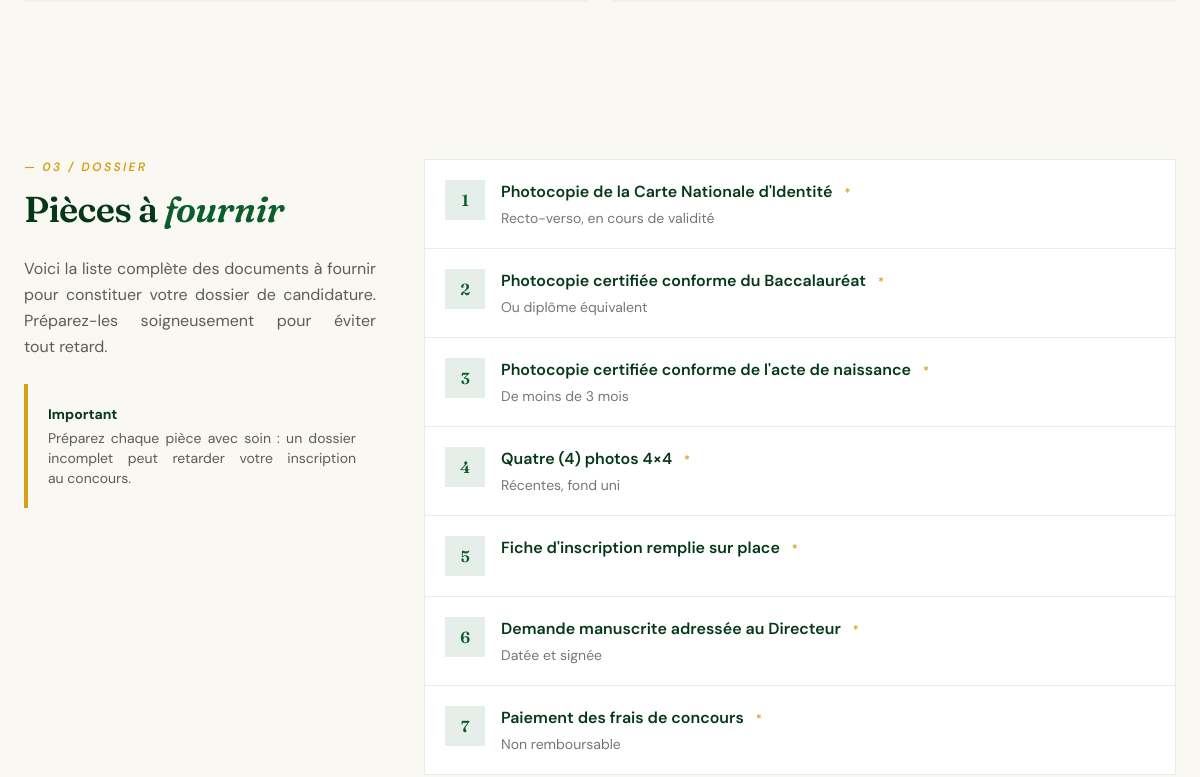
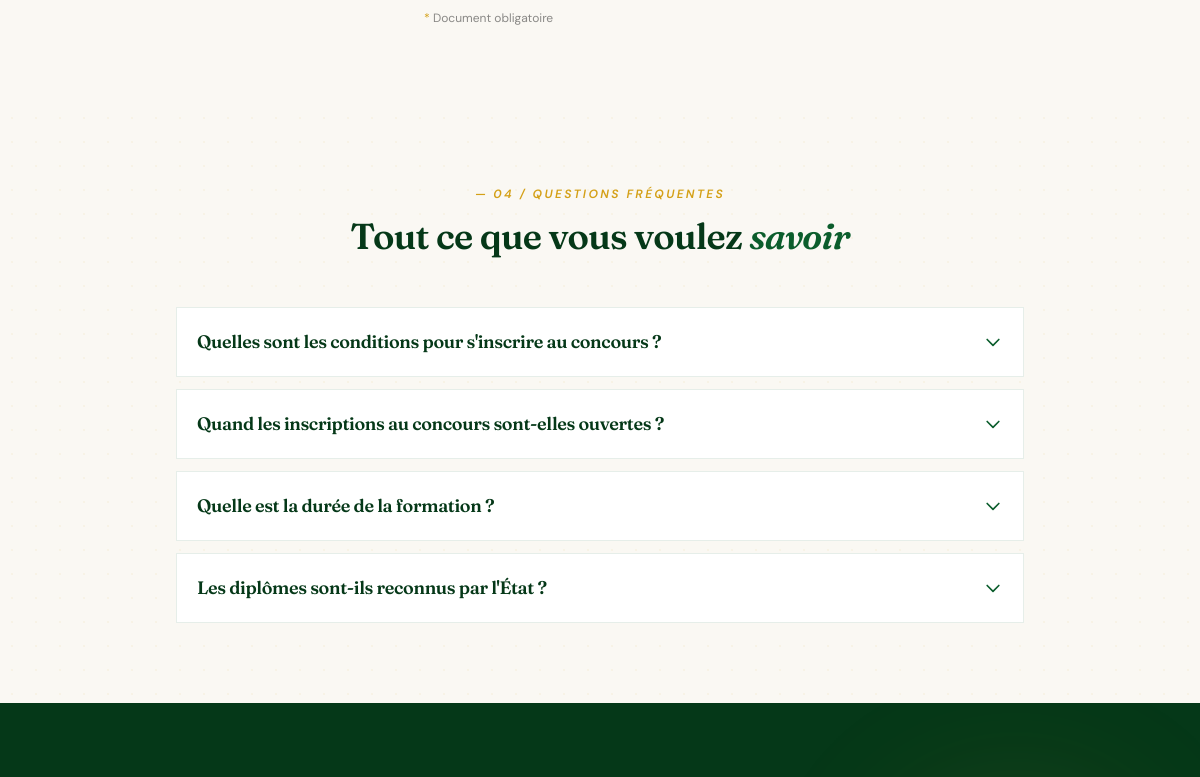
The page /fr/formations/admission/ (middle part) on the database as committed earlier (2 pictures, top to bottom).
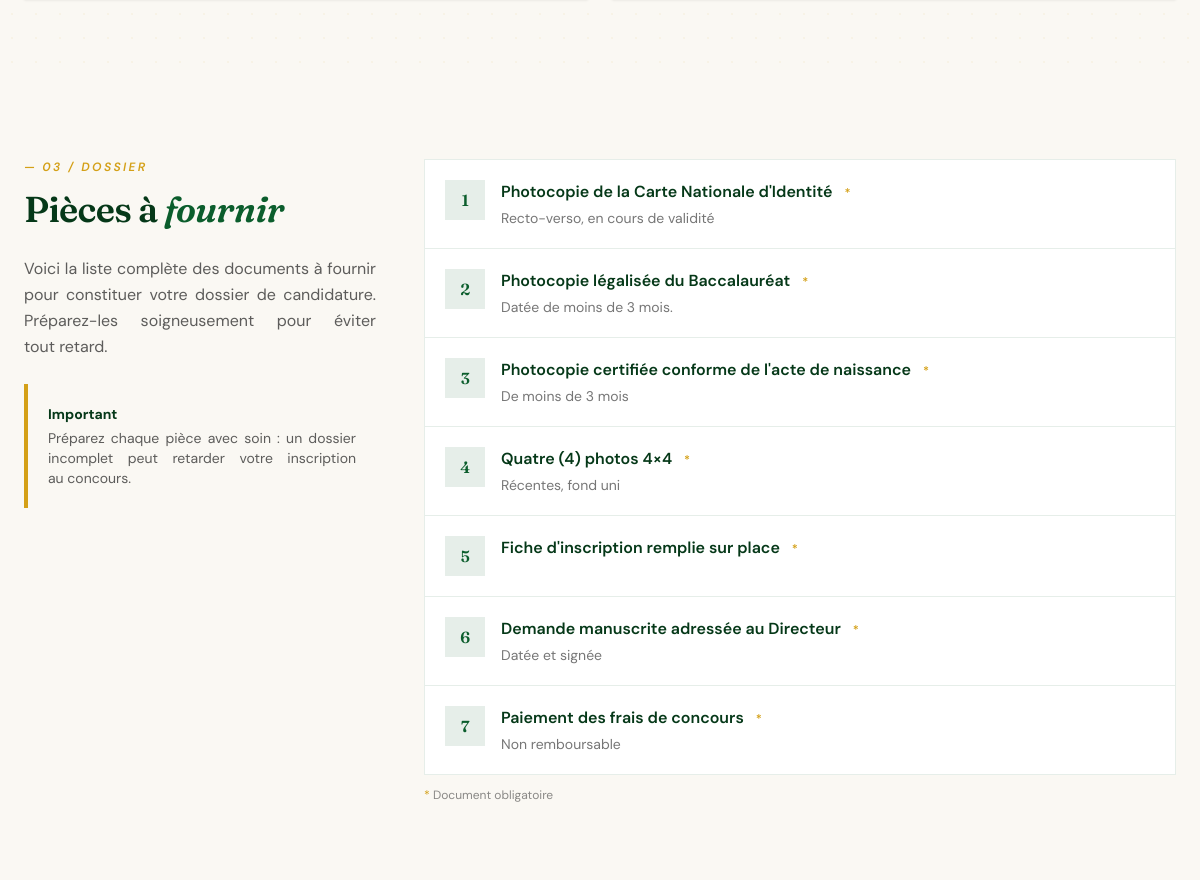
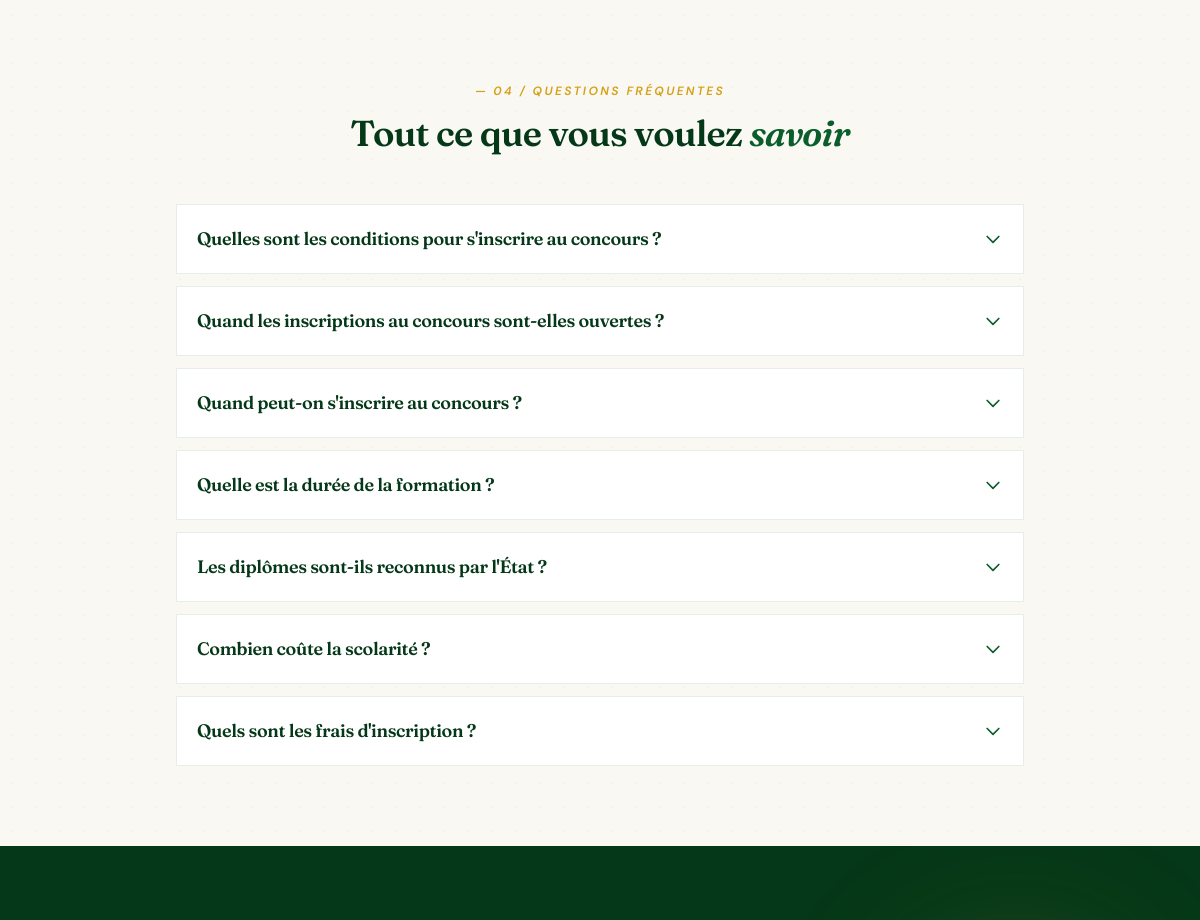
The same page on the database as committed later (2 pictures, top to bottom).
### apps/ecoles/models.py (models this page shows, shortened)
class DocumentRequis(TimeStampedModel):
    libelle = models.CharField(
        _('Document'),
        max_length=200,
        help_text=_('Ex: "Photocopie CNI"'),
    )
    description = models.CharField(
        _('Précision'),
        max_length=300,
        blank=True,
        help_text=_('Détails optionnels (format, exigences...)'),
    )
    obligatoire = models.BooleanField(
        _('Obligatoire'),
        default=True,
    )
    ordre = models.PositiveSmallIntegerField(
        _('Ordre d\'affichage'),
        default=0,
    )
    class Meta:
        verbose_name = _('Document requis')
        verbose_name_plural = _('Documents requis')
        ordering = ['ordre', 'libelle']

class FAQ(TimeStampedModel):
    class Categorie(models.TextChoices):
        ADMISSION = 'admission', _('Admission')
        FORMATION = 'formation', _('Formation')
        FRAIS = 'frais', _('Frais et paiement')
        AUTRE = 'autre', _('Autre')
    question = models.CharField(
        _('Question'),
        max_length=300,
    )
    reponse = models.TextField(
        _('Réponse'),
    )
    categorie = models.CharField(
        _('Catégorie'),
        max_length=20,
        choices=Categorie.choices,
        default=Categorie.ADMISSION,
    )
    ordre = models.PositiveSmallIntegerField(
        _('Ordre d\'affichage'),
        default=0,
    )
    actif = models.BooleanField(_('Actif'), default=True)
    class Meta:
        verbose_name = _('Question fréquente')
        verbose_name_plural = _('Questions fréquentes')
        ordering = ['categorie', 'ordre']

### apps/ecoles/views.py (the view)
# urls.py: path('admission/', views.admission_view, name='admission'),
def admission_view(request):
    ecoles = Ecole.objects.filter(actif=True).prefetch_related(
        Prefetch(
            'tranches',
            queryset=TranchePaiement.objects.order_by('annee', 'numero_tranche'),
            to_attr='tranches_triees',
        )
    )
    documents = DocumentRequis.objects.all()
    faqs = FAQ.objects.filter(actif=True)
    return render(request, 'ecoles/admission.html', {
        'ecoles': ecoles,
        'documents': documents,
        'faqs': faqs,
    })

### apps/core/context_processors.py (called while the page is built, shortened)
def tinymce_key(request):
    return {
        'TINYMCE_API_KEY': getattr(settings, 'TINYMCE_API_KEY', '')
    }

def site_settings(request):
    return {
        'site_settings': SiteSettings.load(),
    }

def dashboard_badges(request):
    if not request.user.is_authenticated:
        return {}

### apps/pages/models.py (called while the page is built)
    @classmethod
    def load(cls):
        obj, created = cls.objects.get_or_create(pk=1)
        return obj

### templates/ecoles/admission.html (shortened to what the changed rows need)
{% extends "base_public.html" %}
{% load i18n humanize %}
{% block content %}
<section class="py-20">
    <div class="max-w-7xl mx-auto px-6 grid lg:grid-cols-12 gap-12">
        <div class="lg:col-span-4">
            <h2 class="font-serif text-3xl md:text-4xl text-primary-darker font-semibold leading-tight mb-6">
                {% trans "Pièces à" %} <span class="italic text-primary">{% trans "fournir" %}</span>
            </h2>
        </div>
        <div class="lg:col-span-8">
            <div class="bg-white border border-primary/10 divide-y divide-primary/10">
                {% for document in documents %}
                    <div class="flex items-start gap-4 p-5 hover:bg-cream/50 transition-colors">
                        <div class="w-10 h-10 flex-shrink-0 bg-primary/10 flex items-center justify-center font-serif text-primary font-semibold">
                            {{ forloop.counter }}
                        </div>
                        <div class="flex-1">
                            <div class="font-semibold text-primary-darker">
                                {{ document.libelle }}
                                {% if document.obligatoire %}
                                    <span class="ml-2 text-xs text-accent font-semibold">*</span>
                                {% endif %}
                            </div>
                            {% if document.description %}
                                <div class="text-sm text-ink/60 mt-1">{{ document.description }}</div>
                            {% endif %}
                        </div>
                    </div>
                {% endfor %}
            </div>
        </div>
    </div>
</section>
{% if faqs %}
<section class="py-20 bg-cream relative">
    <div class="relative max-w-4xl mx-auto px-6">
        <div class="text-center mb-12">
            <h2 class="font-serif text-3xl md:text-4xl text-primary-darker font-semibold leading-tight">
                {% trans "Tout ce que vous voulez" %} <span class="italic text-primary">{% trans "savoir" %}</span>
            </h2>
        </div>
        <div class="space-y-3">
            {% for faq in faqs %}
                <details class="group bg-white border border-primary/10 overflow-hidden">
                    <summary class="flex items-center justify-between gap-4 p-5 cursor-pointer hover:bg-cream/50 transition-colors list-none">
                        <h3 class="font-serif text-lg text-primary-darker font-semibold flex-1">
                            {{ faq.question }}
                        </h3>
                        <svg class="w-5 h-5 text-primary flex-shrink-0 transition-transform group-open:rotate-180" fill="none" stroke="currentColor" viewBox="0 0 24 24">
                            <path stroke-linecap="round" stroke-linejoin="round" stroke-width="2" d="M19 9l-7 7-7-7"/>
                        </svg>
                    </summary>
                </details>
            {% endfor %}
        </div>
    </div>
</section>
{% endif %}
{% endblock %}

Rows that differ between the two databases and show on the page:
changed DocumentRequis: libelle "Photocopie certifiée conforme du Baccalauréat" → "Photocopie légalisée du Baccalauréat"; description "Ou diplôme équivalent" → "Datée de moins de 3 mois."
added FAQ: question "Quand peut-on s'inscrire au concours ?"
now on this page (row edited): FAQ: question "Combien coûte la scolarité ?"
now on this page (row edited): FAQ: question "Quels sont les frais d'inscription ?"
